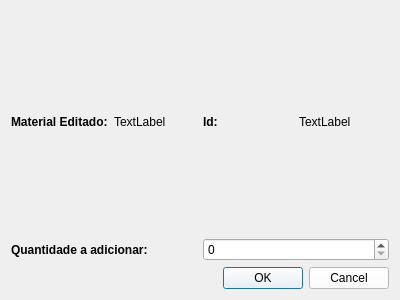
<?xml version="1.0" encoding="UTF-8"?>
<ui version="4.0">
 <class>ADM_material_editar</class>
 <widget class="QDialog" name="ADM_material_editar">
  <property name="geometry">
   <rect>
    <x>0</x>
    <y>0</y>
    <width>400</width>
    <height>300</height>
   </rect>
  </property>
  <property name="windowTitle">
   <string>Dialog</string>
  </property>
  <layout class="QVBoxLayout" name="verticalLayout">
   <item>
    <layout class="QHBoxLayout" name="horizontalLayout_3">
     <item>
      <layout class="QHBoxLayout" name="horizontalLayout">
       <item>
        <widget class="QLabel" name="label_1">
         <property name="font">
          <font>
           <bold>true</bold>
          </font>
         </property>
         <property name="text">
          <string>Material Editado:</string>
         </property>
        </widget>
       </item>
       <item>
        <widget class="QLabel" name="label_tipoMaterial">
         <property name="text">
          <string>TextLabel</string>
         </property>
        </widget>
       </item>
      </layout>
     </item>
     <item>
      <layout class="QHBoxLayout" name="horizontalLayout_2">
       <item>
        <widget class="QLabel" name="label_2">
         <property name="font">
          <font>
           <bold>true</bold>
          </font>
         </property>
         <property name="layoutDirection">
          <enum>Qt::LayoutDirection::LeftToRight</enum>
         </property>
         <property name="text">
          <string>Id:</string>
         </property>
        </widget>
       </item>
       <item>
        <widget class="QLabel" name="label_idMaterial">
         <property name="text">
          <string>TextLabel</string>
         </property>
        </widget>
       </item>
      </layout>
     </item>
    </layout>
   </item>
   <item>
    <layout class="QHBoxLayout" name="horizontalLayout_4">
     <item>
      <widget class="QLabel" name="label_3">
       <property name="font">
        <font>
         <bold>true</bold>
        </font>
       </property>
       <property name="text">
        <string>Quantidade a adicionar:</string>
       </property>
      </widget>
     </item>
     <item>
      <widget class="QSpinBox" name="spinBox_quantidade"/>
     </item>
    </layout>
   </item>
   <item>
    <widget class="QDialogButtonBox" name="buttonBox">
     <property name="styleSheet">
      <string notr="true">background-color: rgb(255, 255, 255);
color: rgb(0, 0, 0);</string>
     </property>
     <property name="orientation">
      <enum>Qt::Orientation::Horizontal</enum>
     </property>
     <property name="standardButtons">
      <set>QDialogButtonBox::StandardButton::Cancel|QDialogButtonBox::StandardButton::Ok</set>
     </property>
    </widget>
   </item>
  </layout>
 </widget>
 <resources/>
 <connections>
  <connection>
   <sender>buttonBox</sender>
   <signal>accepted()</signal>
   <receiver>ADM_material_editar</receiver>
   <slot>accept()</slot>
   <hints>
    <hint type="sourcelabel">
     <x>248</x>
     <y>254</y>
    </hint>
    <hint type="destinationlabel">
     <x>157</x>
     <y>274</y>
    </hint>
   </hints>
  </connection>
  <connection>
   <sender>buttonBox</sender>
   <signal>rejected()</signal>
   <receiver>ADM_material_editar</receiver>
   <slot>reject()</slot>
   <hints>
    <hint type="sourcelabel">
     <x>316</x>
     <y>260</y>
    </hint>
    <hint type="destinationlabel">
     <x>286</x>
     <y>274</y>
    </hint>
   </hints>
  </connection>
 </connections>
</ui>
